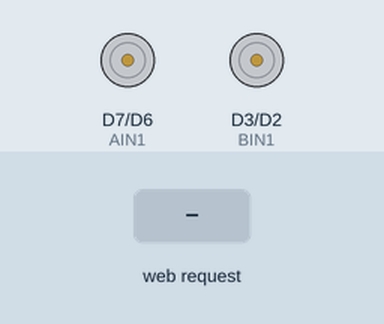
Recording of a sketch running on a simulated ESP8266 (NodeMCU). Shown: motor-driver pin pairs drawn as motors (green arrow = first pin HIGH = forward, orange = second pin HIGH = backward, longer = more drive, scaled by the enable pin). Inputs (shaded band) come from the test bench. WiFi joins after 1.5 s; servers stay silent unless stated; not simulated (calls return 0 or success): secrets.h; what the sketch prints to the serial monitor is not drawn.

Above: at 2.7 s.
2.8 s: HTTP request GET /forward received
At 3.1 s:
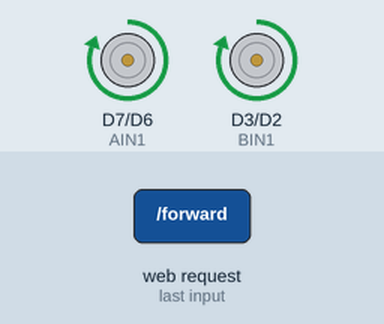
5.3 s: HTTP request GET /backward received
At 6.1 s:
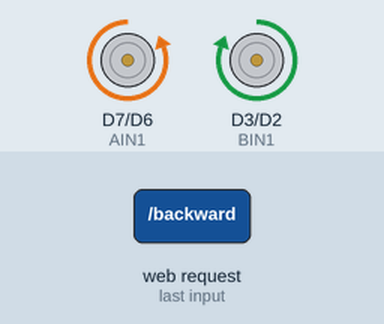
7.8 s: HTTP request GET /speed?value=1 received
Timing chart, 0 to 10.8 s (numbered marks = the images above; inputs shaded):
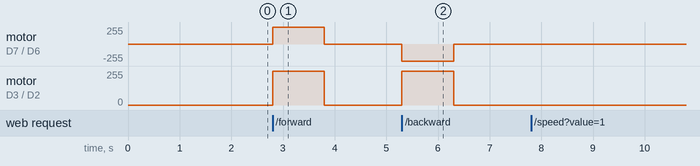

Measured:
- after the input at 2.8 s, motor on D7 (AIN1) / D6 (AIN2), motor on D3 (BIN1) / D2 (BIN2): stopped → forward 255/255 at once, → stopped 1.0 s later
- after the input at 5.3 s, motor on D7 (AIN1) / D6 (AIN2): stopped → backward 255/255 at once, → stopped 1.0 s later; motor on D3 (BIN1) / D2 (BIN2): stopped → forward 255/255 at once, → stopped 1.0 s later

The sketch:

orion_esp8266_motor_web_control_v3.ino
```cpp
#include <ESP8266WiFi.h>
#include <ESP8266WebServer.h>
#include "secrets.h"

#define PWMA D5
#define AIN1 D7
#define AIN2 D6

#define PWMB D1
#define BIN1 D3
#define BIN2 D2

ESP8266WebServer server(80);

int currentSpeed = 600;
unsigned long lastCommandTime = 0;
const unsigned long timeout = 1000;

// ================= MOTOR CONTROL =================

void applySpeed() {
  analogWrite(PWMA, currentSpeed);
  analogWrite(PWMB, currentSpeed);
}

void forward() {
  digitalWrite(AIN1, HIGH);
  digitalWrite(AIN2, LOW);

  digitalWrite(BIN1, HIGH);
  digitalWrite(BIN2, LOW);

  applySpeed();
  lastCommandTime = millis();
}

void backward() {
  digitalWrite(AIN1, LOW);
  digitalWrite(AIN2, HIGH);

  digitalWrite(BIN1, HIGH);
  digitalWrite(BIN2, LOW);


  applySpeed();
  lastCommandTime = millis();
}

void stopAll() {
  analogWrite(PWMA, 0);
  analogWrite(PWMB, 0);
}

// ================= WEB PAGE (PROGMEM) =================

const char webpage[] PROGMEM = R"====(
<!DOCTYPE html>
<html>
<head>
<meta name="viewport" content="width=device-width, initial-scale=1">
<title>Orion Motor v2 Dual</title>
<style>
body { margin:0; background:#111; color:white; font-family:sans-serif; text-align:center; padding-top:30px; }
button { width:80%; max-width:300px; padding:20px; margin:15px; font-size:20px; border:none; border-radius:12px; color:white; }
.forward { background:#2ecc71; }
.backward { background:#e74c3c; }
.stop { background:#3498db; }
input[type=range] { width:80%; max-width:300px; }
.speed { margin-top:20px; font-size:18px; }
</style>
</head>
<body>

<h2>Orion Motor v2 Dual</h2>

<button class="forward" onclick="sendCmd('forward')">Forward</button>
<button class="backward" onclick="sendCmd('backward')">Backward</button>
<button class="stop" onclick="sendCmd('stop')">Stop</button>

<div class="speed">
  Speed: <span id="speedValue">600</span>
</div>

<input type="range" min="0" max="900" value="600"
       oninput="updateSpeed(this.value)">

<script>
let speedTimer = null;

function sendCmd(cmd) {
  fetch('/' + cmd).catch(()=>{});
}

function updateSpeed(val) {
  document.getElementById("speedValue").innerText = val;

  clearTimeout(speedTimer);
  speedTimer = setTimeout(() => {
    fetch('/speed?value=' + val).catch(()=>{});
  }, 150);
}
</script>

</body>
</html>
)====";

// ================= SETUP =================

void setup() {
  Serial.begin(115200);

  pinMode(PWMA, OUTPUT);
  pinMode(AIN1, OUTPUT);
  pinMode(AIN2, OUTPUT);

  pinMode(PWMB, OUTPUT);
  pinMode(BIN1, OUTPUT);
  pinMode(BIN2, OUTPUT);

  stopAll();

  WiFi.begin(WIFI_SSID, WIFI_PASSWORD);

  while (WiFi.status() != WL_CONNECTED) {
    delay(500);
  }

  WiFi.setSleepMode(WIFI_NONE_SLEEP);

  Serial.print("IP: ");
  Serial.println(WiFi.localIP());

  server.on("/", []() {
    server.send_P(200, "text/html", webpage);
  });

  server.on("/forward", []() {
    forward();
    server.send(200, "text/plain", "OK");
  });

  server.on("/backward", []() {
    backward();
    server.send(200, "text/plain", "OK");
  });

  server.on("/stop", []() {
    stopAll();
    server.send(200, "text/plain", "OK");
  });

  server.on("/speed", []() {
    if (server.hasArg("value")) {
      currentSpeed = server.arg("value").toInt();
      if (currentSpeed > 900) currentSpeed = 900;
      applySpeed();
      Serial.println(currentSpeed);
    }
    server.send(200, "text/plain", "OK");
  });

  server.begin();
}

// ================= LOOP =================

void loop() {
  server.handleClient();

  if (millis() - lastCommandTime > timeout) {
    stopAll();
  }

  yield();
}
```
